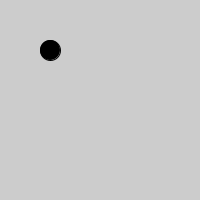
Frame 1 (no input)
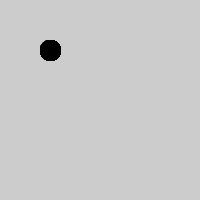
Frame 60 (the mouse pressed at the canvas centre just before this capture)
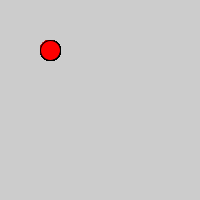
Frame 120 (the mouse held since frame 60 and released just before this capture)

The Processing sketch that drew these frames (run headless with seeded random() and noise(); from frame 60 on, the mouse is pressed at the canvas centre):

// Processing sketch: sketch_038_oggetto_grafico
// ── sketch_038_oggetto_grafico.pde
class LED {
 private float x;
 private float y;
 
 private int stato; 
 
 LED(float x, float y) {
   this.x = x;
   this.y = y;
   stato = 0;   
 }
 
 void acceso() {
   stato = 1;
 }
 
 void spento() {
   stato = 0;
 }
 
 void print() {
   println("st: " + stato);   
 }
 
 void draw() {
   if (stato == 0) {
     fill(0);
   } else {
     fill(255,0,0);
   }
   ellipse(x, y, 20,20);   
 }
}


//------------------------
LED l1;

void setup() {
  size(200,200);
  l1 = new LED(50,50);
}

void draw() {
  if (mousePressed) {
    l1.acceso();
  } else {
   l1.spento();
  }
  l1.draw();
}
